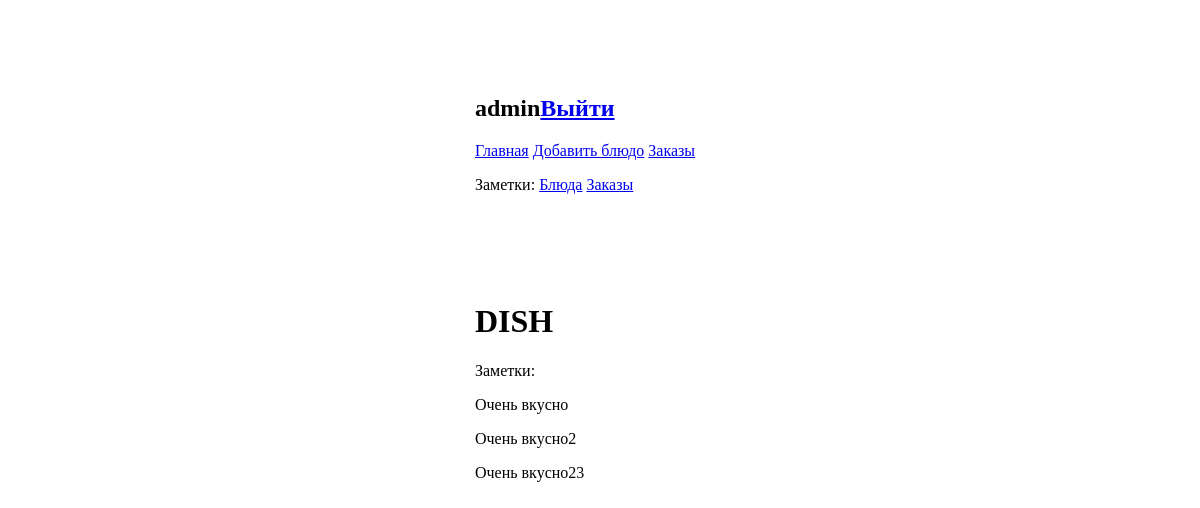
The app's page /notes/dish/ (signed in), older data.
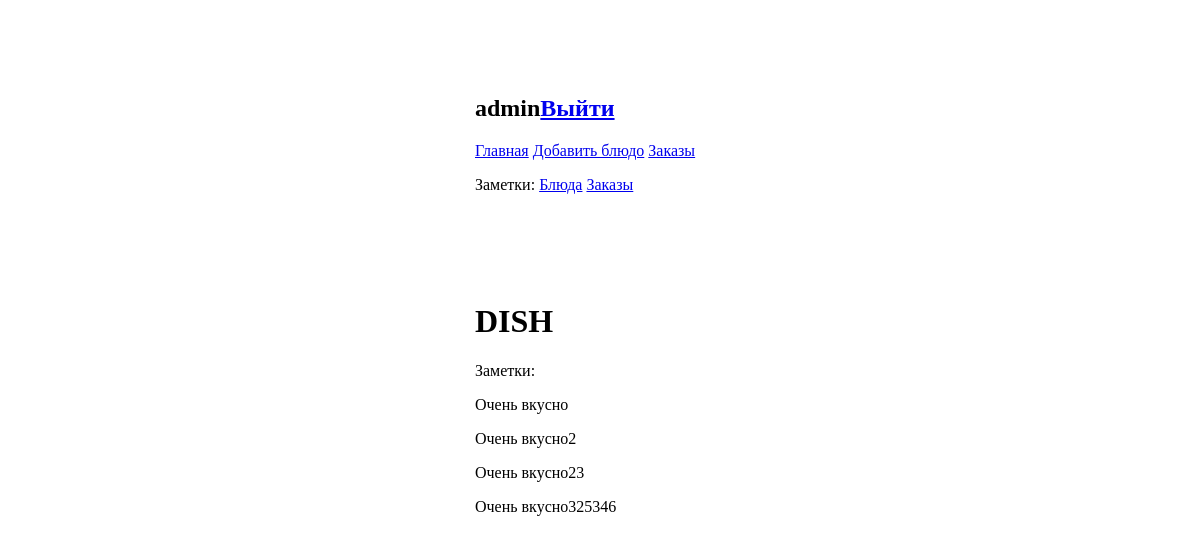
The same page, newer data.
### notes/models.py (models this page shows)
class Note(models.Model):
    content = models.CharField(max_length=120)

### notes/views.py (the view)
# urls.py: path('<str:model>/', NoteListView.as_view(), name='note_list'),
class NoteListView(ListView):
    model = Note
    template_name = 'note_list.html'
    def get_context_data(self, **kwargs):
        context = super().get_context_data(**kwargs)
        content_type = ContentType.objects.get_by_natural_key(
            app_label='coocking_book', model=self.kwargs['model'])
        context['notes'] = Note.objects.filter(
            note_item__content_type=content_type)
        context['model'] = self.kwargs['model'].upper()
        return context

### notes/templates/note_list.html
{% extends "base.html" %}
{%block content%}
<h1>{{model}}</h1>
<p>Заметки:</p>
{%for note in notes%}
<p>{{note.content}}</p>
{%endfor%}
{%endblock%}

Row changes from the older to the newer data that the page shows:
added Note: content "Очень вкусно325346"
